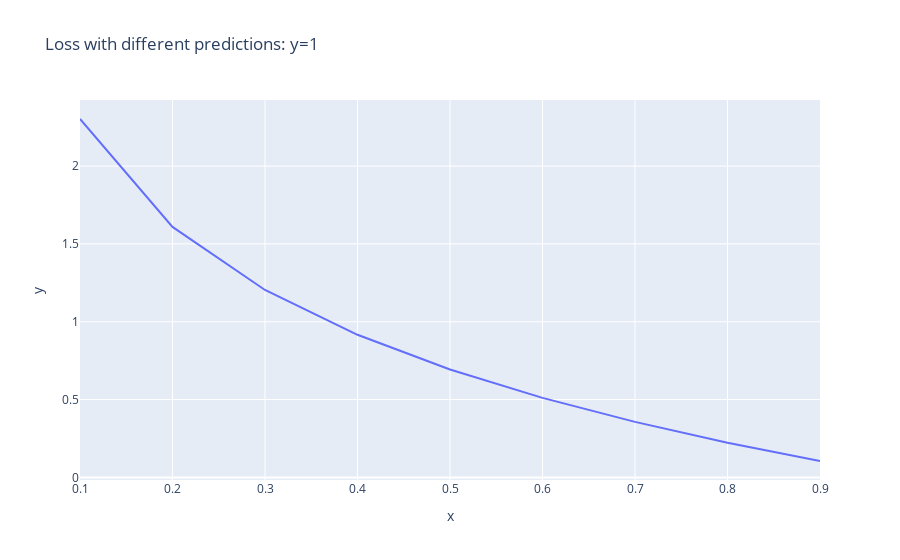

Notebook cell for this chart:
### Code cell
lis1, prob = [], []
for i in range(1, 10):
    y = 1
    lis1.append(-(y* math.log(i/10) + (1-y)*math.log(1-i/10)))
    prob.append(i/10)

import plotly.express as px

px.line(x=prob, y=lis1, title=f'Loss with different predictions: y={y}')

### Figure 1 — Plotly figure (JSON) as saved in the notebook; plotly's stock layout.template omitted (floating-point values rounded to 4 significant figures)
{"data": [{"hovertemplate": "x=%{x}<br>y=%{y}<extra></extra>", "legendgroup": "", "line": {"color": "#636efa", "dash": "solid"}, "marker": {"symbol": "circle"}, "mode": "lines", "name": "", "orientation": "v", "showlegend": false, "type": "scatter", "x": [0.1, 0.2, 0.3, 0.4, 0.5, 0.6, 0.7, 0.8, 0.9], "xaxis": "x", "y": [2.303, 1.609, 1.204, 0.9163, 0.6931, 0.5108, 0.3567, 0.2231, 0.1054], "yaxis": "y"}], "layout": {"autosize": true, "legend": {"tracegroupgap": 0}, "title": {"text": "Loss with different predictions: y=1"}, "xaxis": {"anchor": "y", "autorange": true, "domain": [0, 1], "range": [0.1, 0.9], "title": {"text": "x"}, "type": "linear"}, "yaxis": {"anchor": "x", "autorange": true, "domain": [0, 1], "range": [-0.01671, 2.425], "title": {"text": "y"}, "type": "linear"}}}
